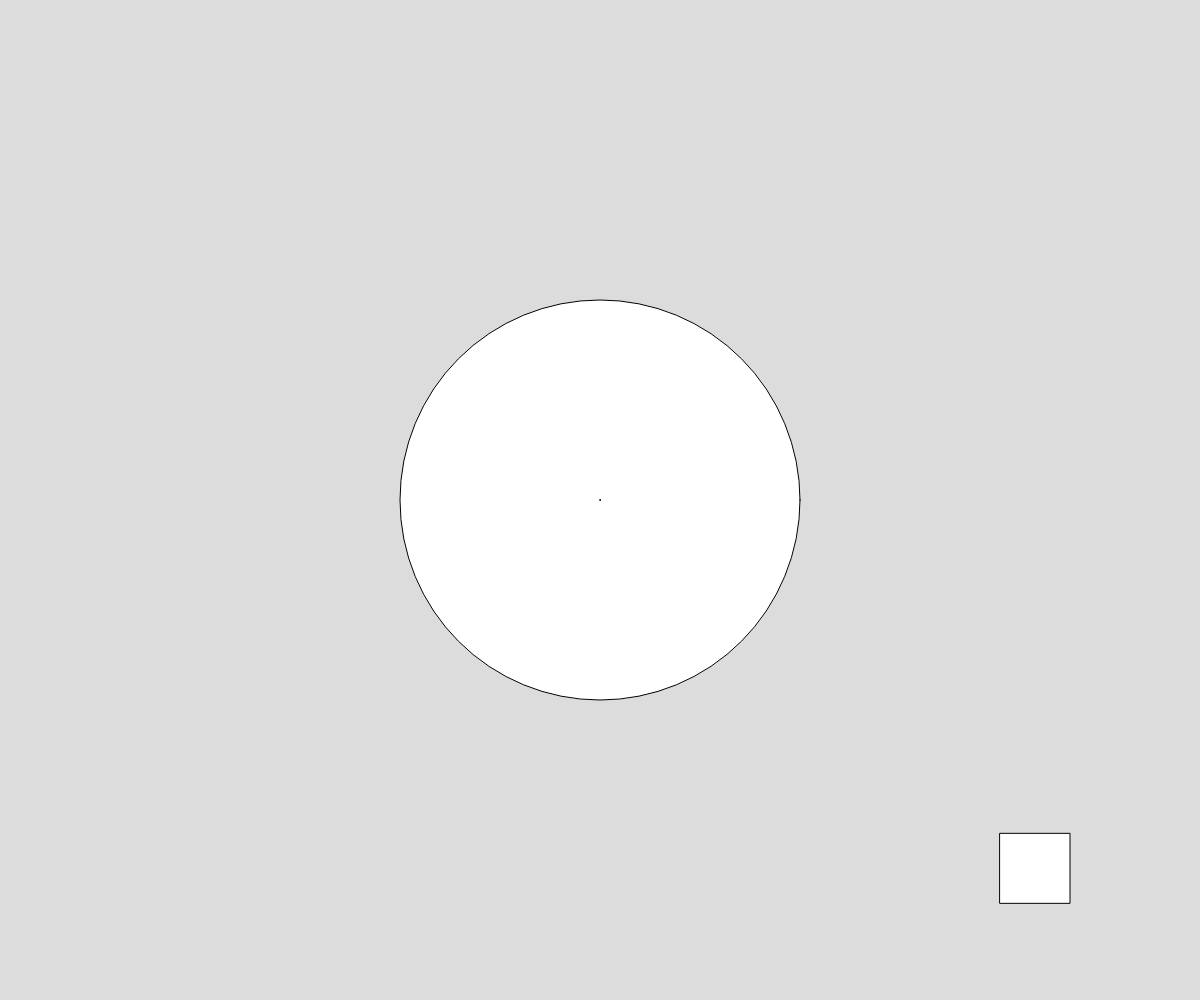
Frame 1 (no input)
Frame 60 (no input): identical to frame 1, image omitted
Frame 120 (the mouse pressed at the canvas centre since frame 60): identical to frame 1, image omitted

The p5.js sketch that drew this single still picture (run headless with seeded random() and noise() and a simulated clock; from frame 60 on, the mouse is pressed at the canvas centre):

// p5.js sketch
// ── sketch.js
//translation and rotation demo


function setup() {
  createCanvas(windowWidth, windowHeight);
  angleMode(DEGREES);
}

function draw() {
  background(220);
  push();
  translate(width/2, height/2);
  ellipse(0,0, width/3, width/3);
  ellipse(0, 0, 1, 1);
  rect(width/3, height/3, 70, 70)
  pop();;
}
